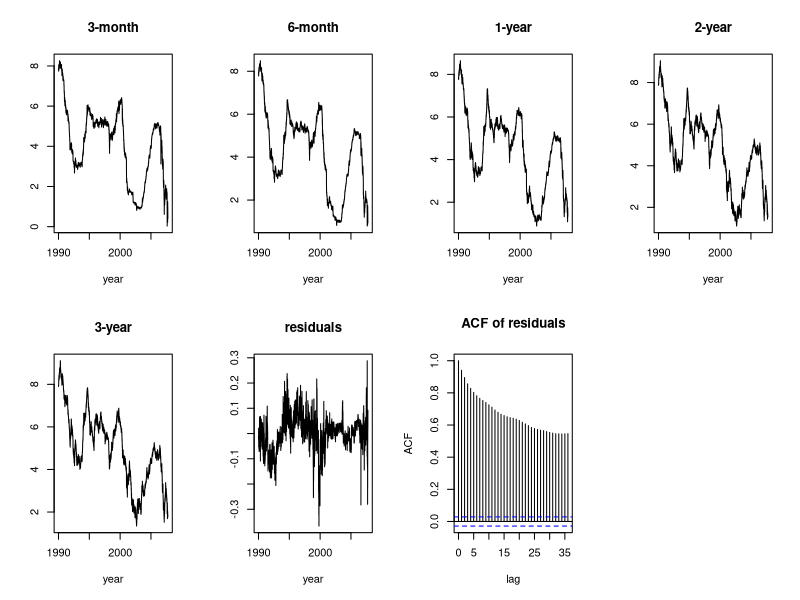

Source code (R):
#  Examples 15.1 and 15.3 and Figure 15.1

library(tseries)
library(urca)

yieldDat = read.table("treasury_yields.txt",header=T)
dat = as.matrix(yieldDat[,3:7])
year = seq(1990,2008-1/4,length=4714)
res = residuals(lm(dat[,3]~dat[,1]+dat[,2]+dat[,4]+dat[,4]))

postscript("yieldsCointegration.ps",width=7.25,height=4.5)  #  Example 15.1
par(mfrow=c(2,4))
plot(year,dat[,1],type="l",ylab="",main="3-month")
plot(year,dat[,2],type="l",ylab="",main="6-month")
plot(year,dat[,3],type="l",ylab="",main="1-year")
plot(year,dat[,4],type="l",ylab="",main="2-year")
plot(year,dat[,5],type="l",ylab="",main="3-year")
plot(year,res,type="l",ylab="",main="residuals")
acf(res,main="ACF of residuals",xlab="lag")
graphics.off()


options(digits=6)     #  Example 15.1
po.test(dat[,c(3,1,2,4,5)])


options(digits=3)     #  Example 15.3
summary(ca.jo(dat))

